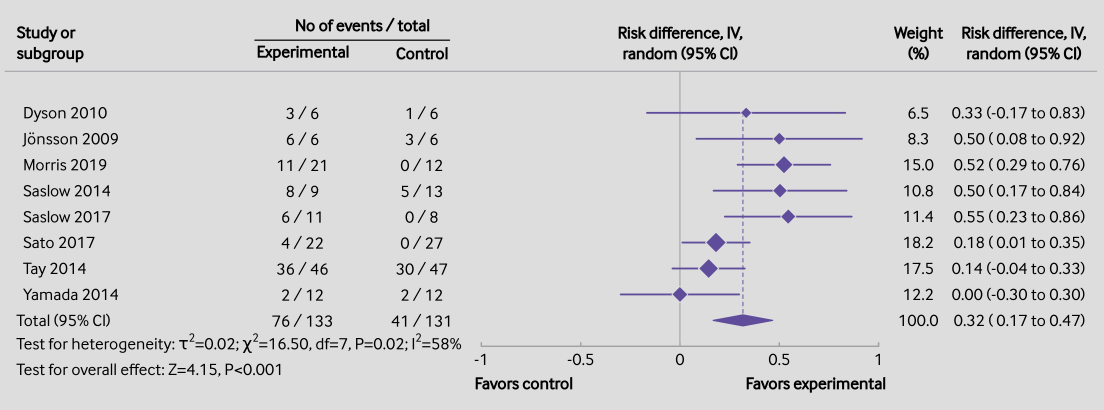
#> input picture artifacts/output-polish/F7/metafor-bmj.png, 3312 x 1228 px (shown at 1/3 size)
$ python compare.py
#> lines starting #> are read from the running program, lines starting #| are printed output that depends on the picture
from pathlib import Path
from PIL import Image, ImageDraw, ImageOps

here = Path(__file__).resolve().parent
inputs = [("metafor reference (RD)", "metafor-bmj.png"),
          ("RC MetaStudio (RD)", "rd-paper.png"), ("RC MetaStudio (RR)", "rr-paper.png")]
figures = []
for name, file in inputs:
    with Image.open(here / file) as source:
#> source is the input picture: PIL image 3312x1228 P; mean R, G, B 211.6, 211.5, 212.1
        figures.append((name, ImageOps.contain(source.convert("RGB"), (780, 980))))
canvas = Image.new("RGB", (2400, max(figure.height for _, figure in figures) + 58), "white")
#> canvas: PIL image 2400x479 RGB; every value is 255
draw = ImageDraw.Draw(canvas)
for i, (name, figure) in enumerate(figures):
    left = 800 * i + 10
    draw.text((left, 10), name, fill="black", font_size=22)
    canvas.paste(figure, (left, 48))
#> this loop made 3 passes
#> (name, left) on passes 1 to 3: ('metafor reference (RD)', 10), ('RC MetaStudio (RD)', 810), ('RC MetaStudio (RR)', 1610)
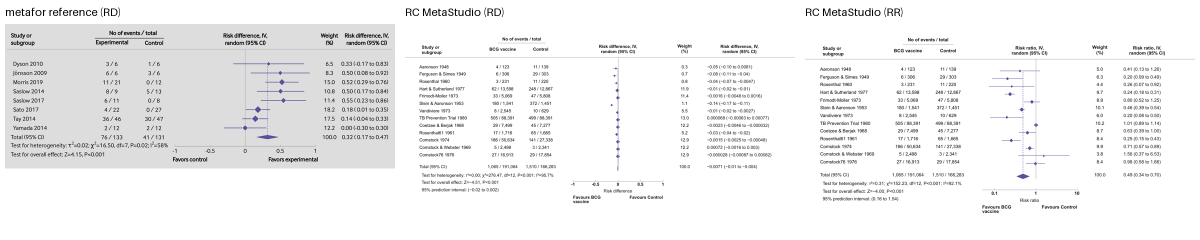
#> canvas: PIL image 2400x479 RGB (shown at 1/2 size); mean R, G, B 241.4, 241.3, 241.5
canvas.save(here / "BMJ-comparison.png")
